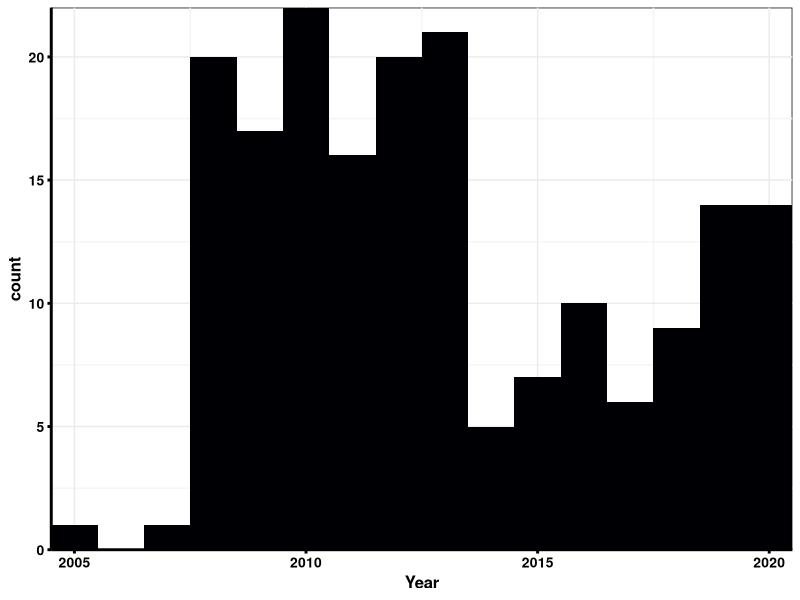
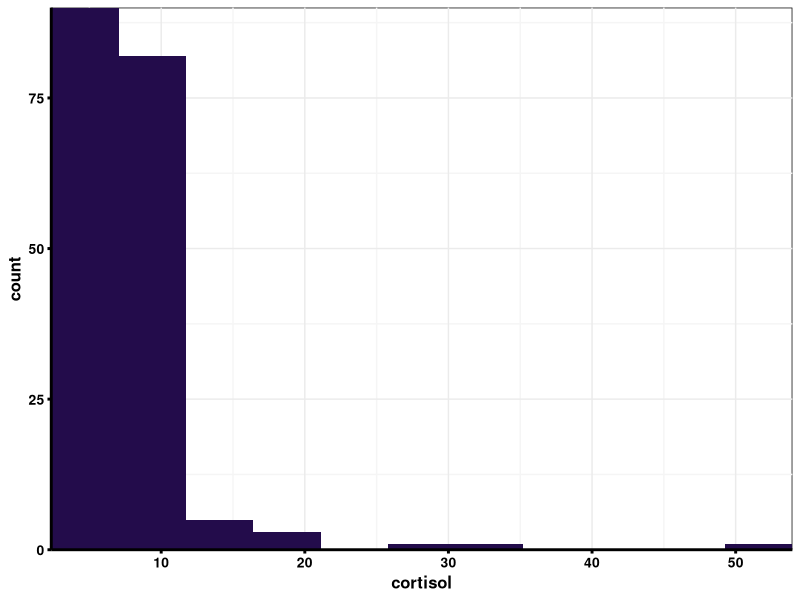
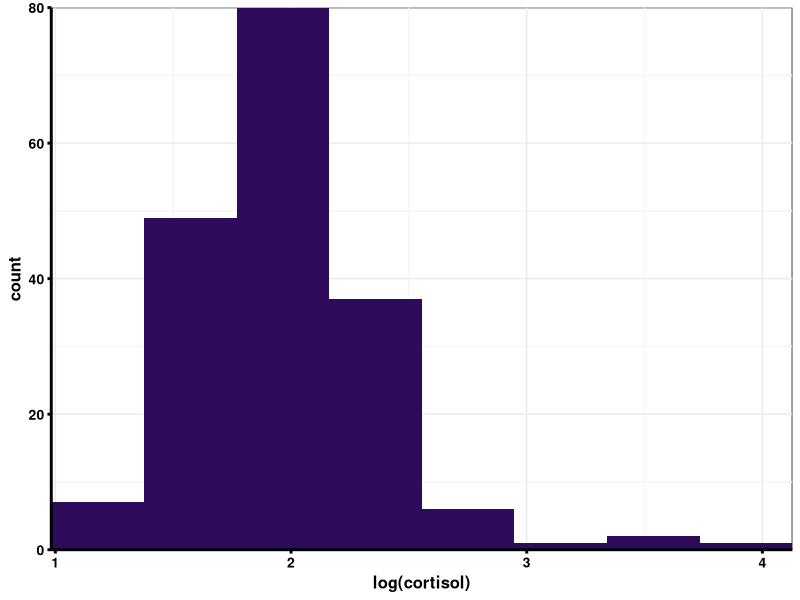
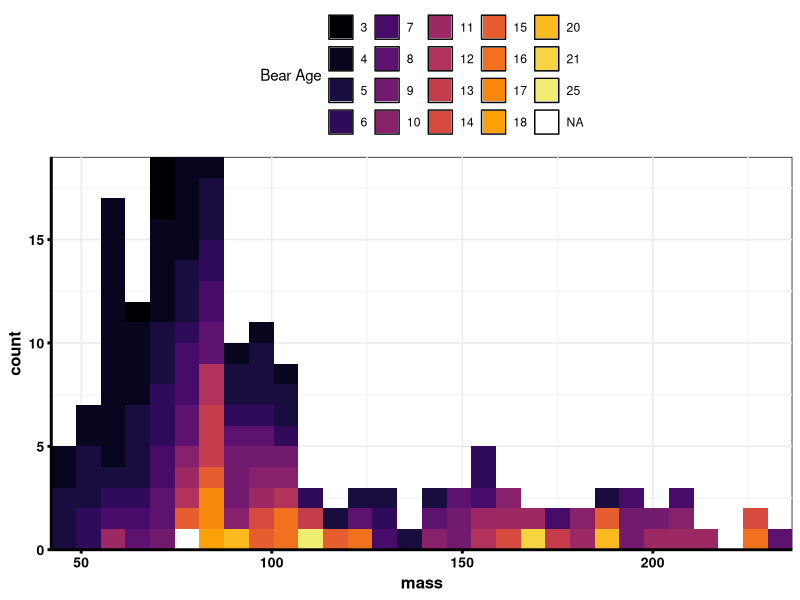
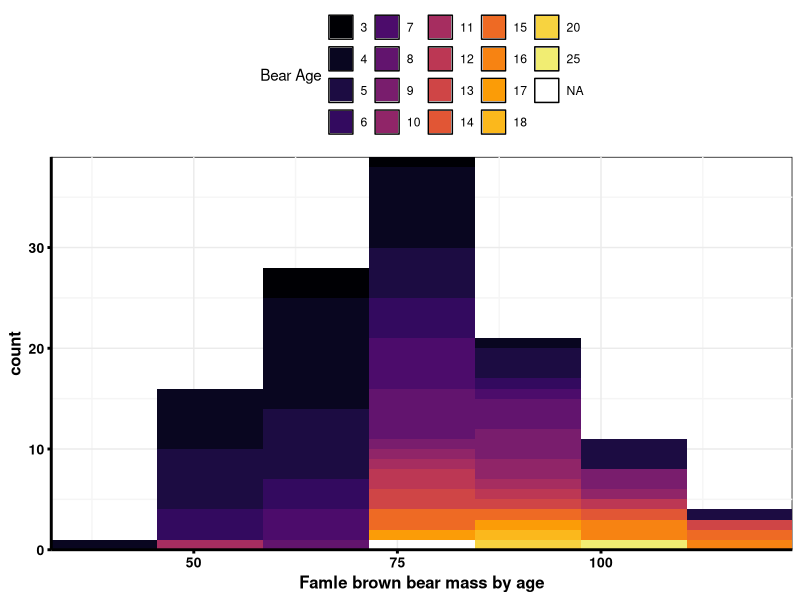
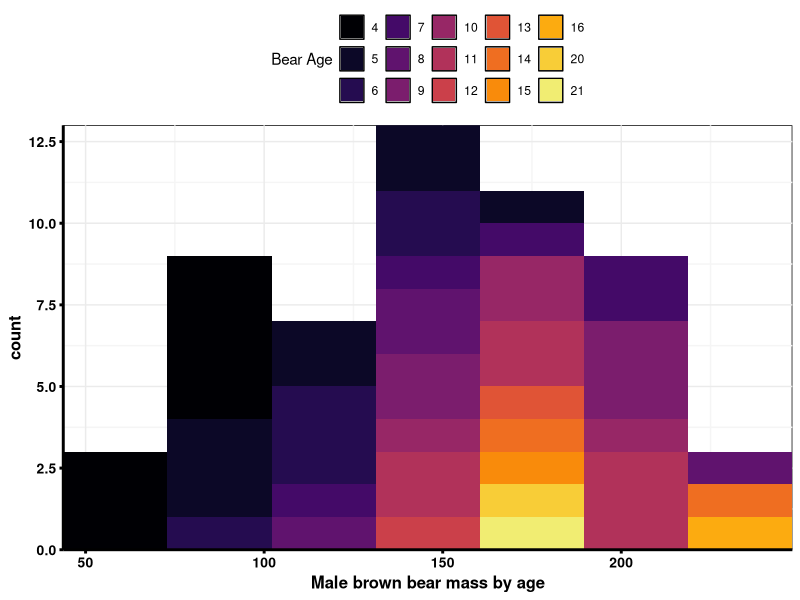
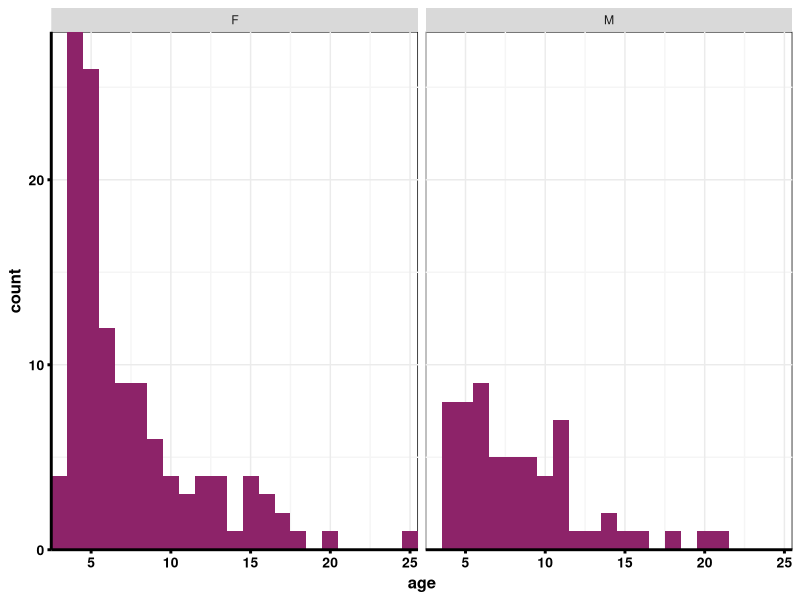
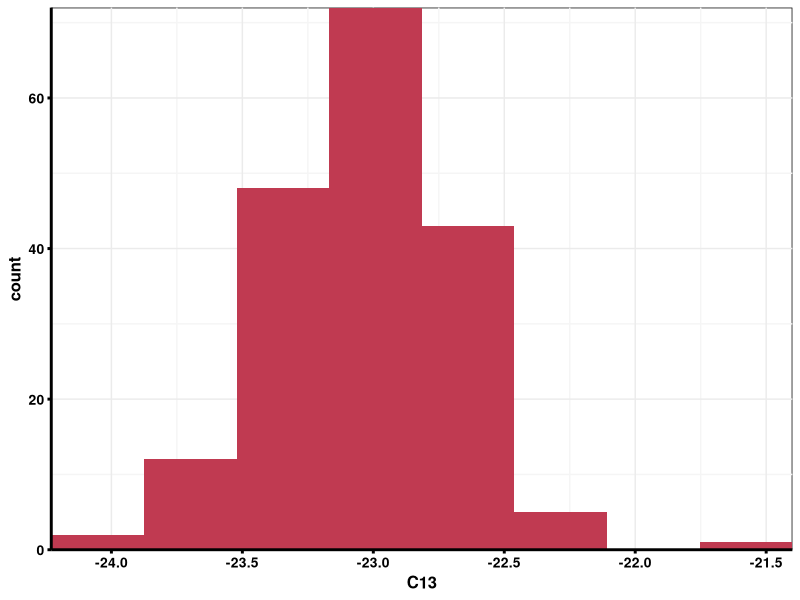

Write the R code that produced these figures, in order.
## ---- chunk 1
knitr::opts_chunk$set(echo = TRUE)
## ---- chunk 2

library(ggplot2)
library(viridis)

## ---- chunk 3

mytheme <- theme(
    axis.text = element_text(size = 10,face = "bold"),
    axis.title = element_text(size = 12, face = "bold"),
    panel.grid.major = element_line(color = "grey92"),
    panel.grid.minor = element_line(color = "grey96"),
    panel.background = element_rect(fill = "white"),
    axis.line = element_line(colour = "black",linewidth = 1),
    axis.ticks = element_line(linewidth = 1),
    legend.position = "top"
    )
theme_set(mytheme)

P <- palette("inferno"(40))
P <- palette("inferno"(40))

## ---- chunk 4

LOP.df <- read.csv("Data/LOPdata_Centroids.csv")
LOP.df <- subset(LOP.df, sex!="")
LOP.df$fAGE <- as.factor(LOP.df$age)
LOP.df$fYEAR <- as.factor(LOP.df$Year)
## ---- chunk 5

table(LOP.df$BearID)
Bears <- as.factor(LOP.df$BearID)
nlevels(Bears)
Years <- as.factor(LOP.df$Year)

## ---- chunk 6

ggplot(data = LOP.df, aes(Year))+
  geom_histogram(binwidth = 1,
                 fill=P[1])+
  scale_y_continuous(expand = c(0,0))+
  scale_x_continuous(expand = c(0,0))

## ---- chunk 7

ggplot(data = LOP.df, aes(cortisol))+
  geom_histogram(binwidth = sd(LOP.df$cortisol),
                 fill=P[6])+
  scale_y_continuous(expand = c(0,0))+
  scale_x_continuous(expand = c(0,0))

ggplot(data = LOP.df, aes(log(cortisol)))+
  geom_histogram(binwidth=sd(log(LOP.df$cortisol)),
                 fill=P[7])+
  scale_y_continuous(expand = c(0,0))+
  scale_x_continuous(expand = c(0,0))


## ---- chunk 8

ggplot(data = LOP.df, aes(mass))+
  geom_histogram(aes(fill=fAGE,
                     group=fAGE))+
  scale_y_continuous(expand = c(0,0))+
  scale_x_continuous(expand = c(0,0))+
  scale_fill_viridis(discrete = TRUE,
                     option = "B",
                     end=0.95)+
  labs(fill="Bear Age")

############### Females

ggplot(data = subset(LOP.df, sex=="F"), aes(mass))+
  geom_histogram(aes(fill=fAGE,
                     group=fAGE),
                 bins=7)+
  scale_y_continuous(expand = c(0,0))+
  scale_x_continuous(expand = c(0,0))+
  scale_fill_viridis(discrete = TRUE,
                     option = "B",
                     end=0.95)+
  labs(fill="Bear Age")+
  xlab("Famle brown bear mass by age")


############### Males

ggplot(data = subset(LOP.df, sex=="M"), aes(mass))+
  geom_histogram(aes(fill=fAGE,
                     group=fAGE),
                 bins=7)+
  scale_y_continuous(expand = c(0,0))+
  scale_x_continuous(expand = c(0,0))+
  scale_fill_viridis(discrete = TRUE,
                     option = "B",
                     end=0.95)+
  labs(fill="Bear Age")+
  xlab("Male brown bear mass by age")


## ---- chunk 9

ggplot(data = LOP.df, aes(age))+
  geom_histogram(binwidth = 1,
                 fill=P[16])+
  scale_y_continuous(expand = c(0,0))+
  scale_x_continuous(expand = c(0,0))+
  facet_wrap(~sex)

## ---- chunk 10

ggplot(data = LOP.df, aes(C13))+
  geom_histogram(fill=P[21],
                 binwidth = sd(LOP.df$C13))+
  scale_y_continuous(expand = c(0,0))+
  scale_x_continuous(expand = c(0,0))+
  scale_fill_viridis(discrete = TRUE,
                     option = "B",
                     end=0.95)+
  labs(fill="Bear Age")


ggplot(data = LOP.df, aes(Year,C13))+
  geom_jitter(width=0.2,
              alpha=0.5)+
  geom_boxplot(aes(group = fYEAR),
               alpha=0.2,
               outliers = FALSE)+
  scale_x_continuous(expand = c(0,0),
                     limits=c(2007.5,2020.5))

## ---- chunk 11

ggplot(data = LOP.df, aes(N15))+
  geom_histogram(fill=P[26],
                 binwidth = sd(LOP.df$N15))+
  scale_y_continuous(expand = c(0,0))+
  scale_x_continuous(expand = c(0,0))


ggplot(data = LOP.df, aes(Year,N15))+
  geom_jitter(width=0.2,
              alpha=0.5)+
  geom_boxplot(aes(group = fYEAR),
               alpha=0.2,
               outliers = FALSE)+
  scale_x_continuous(expand = c(0,0),
                     limits=c(2007.5,2020.5))


## ---- chunk 12

Map.Cort.Sex <- ggplot(data = LOP.df, aes(x,y))+
  geom_point(alpha=0.5,
             aes(color=log(cortisol),
                 pch=Repro),
             size=2)+
  coord_equal()+
  scale_color_viridis(option = "B", end=0.95)+
  theme(legend.position = "right")+
  ylab("UTM  Y ")+
  xlab("UTM  X")+
  facet_wrap(~sex)

Map.Cort.Sex

ggsave(plot = Map.Cort.Sex,
       "MapPlot_lnCortAge.png",
       width = 6.5, height=6.4,
       units = "in",
       dpi=800)


ggplot(data = LOP.df, aes(x,y))+
  geom_point(alpha=0.5,
             aes(size=mass,
                 color=log(cortisol),
                 pch=sex))+
  coord_equal()+
  scale_color_viridis(option = "B", end=0.95)+
  facet_wrap(~BearID)


ggplot(data = LOP.df, aes(x,y))+
  geom_point(alpha=0.5,
             aes(size=mass,
                 color=N15,
                 pch=Repro))+
  coord_equal()+
  scale_color_viridis(option = "A", end=0.95)+
  facet_wrap(~sex)


ggplot(data = LOP.df, aes(x,y))+
  geom_point(alpha=0.5,
             aes(size=age,
                 color=N15,
                 pch=Repro))+
  coord_equal()+
  scale_color_viridis(option = "A", end=0.95)+
  facet_wrap(~sex)

## Similar to the message above, my manuscript on long-term patterns in brown bear diet indicated there was no effect of age on d13C values, so maybe age is not an important factor to retain in these maps.It might be more informative to include size.

Map.dc13.Mass <- 
  ggplot(data = LOP.df, aes(x,y))+
  geom_point(alpha=0.5,
             aes(size=mass,
                 color=C13,
                 pch=Repro))+
  coord_equal()+
  scale_color_viridis(option = "C", end=0.95)+
  theme(legend.position = "right")+
  facet_wrap(~sex)

Map.dc13.Mass

ggsave(plot = Map.dc13.Mass,
       "MapPlot_13CMass.png",
       width = 6.5, height=6.4,
       units = "in",
       dpi=800)



ggplot(data = LOP.df, aes(x,y))+
  geom_point(alpha=0.5,
             aes(size=C13,
                 color=N15,
                 pch=sex))+
  coord_equal()+
  scale_color_viridis(option = "B", end=0.95)+
  facet_wrap(~Repro)



## ---- chunk 13

ggplot(data = LOP.df, aes(Year,cortisol))+
  geom_jitter(width=0.12,
              alpha=0.5)+
  geom_boxplot(aes(group=Year, fill=Year),
               alpha=0.2)+
  scale_fill_viridis(option = "inferno")

